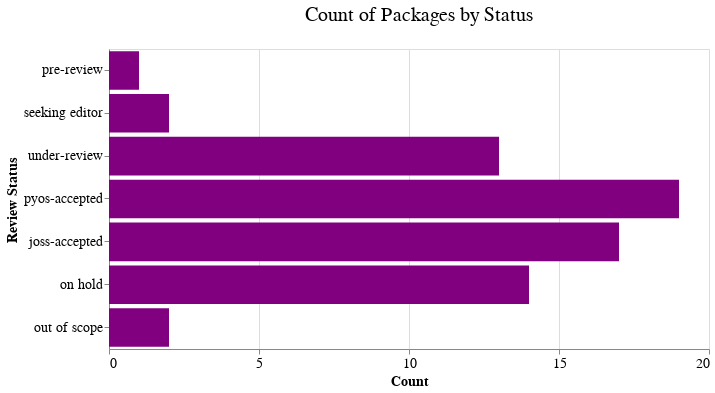

Notebook cell for this chart:
### Markdown cell above
## Current review status 

The plot below shows the status of our current open and closed reviews. 

A few of these numbers are a bit off (or out of sync with our project board)
But the numbers right now are close!

### Code cell
chart = (
    alt.Chart(review_status_ct)
    .mark_bar()
    .encode(
        y=alt.Y(
            "status",
            title="Review Status",
            sort=[
                "pre-review",
                "seeking editor",
                "under-review",
                "pyos-accepted",
                "joss-accepted",
                "on-hold",
                "out-of-scope",
            ],
        ),
        x=alt.X(
            "count",
            axis=alt.Axis(tickCount=5),
            title="Count",
            scale=alt.Scale(domain=[0, 20]),
        ),
        tooltip=[
            alt.Tooltip("status:N", title="Status"),
            alt.Tooltip("count:Q", title="Count"),
        ],
    )
    .properties(title="Count of Packages by Status", width="container")
)

# Display the chart
chart.show()

### Figure 1 — Vega-Lite specification as saved in the notebook (floating-point values rounded to 4 significant figures)
{"config": {"title": {"fontSize": 20, "font": "Poppins", "anchor": "middle", "color": "black", "fontWeight": 400, "dy": -20, "dx": 10}, "axis": {"labelFontSize": 14, "titleFontSize": 14, "titleFont": "Poppins", "labelFont": "Poppins"}, "axisX": {"labelAngle": 0}, "legend": {"labelFontSize": 12, "titleFontSize": 14, "titleFont": "Poppins", "labelFont": "Poppins"}, "bar": {"color": "purple", "fill": "purple"}, "line": {"color": "purple"}, "view": {"height": 300, "width": 600, "padding": {"top": 190, "left": 10, "right": 10, "bottom": 90}}}, "data": {"name": "data-89801c5aabba6da43e735b0c2f016355"}, "mark": {"type": "bar"}, "encoding": {"tooltip": [{"field": "status", "title": "Status", "type": "nominal"}, {"field": "count", "title": "Count", "type": "quantitative"}], "x": {"axis": {"tickCount": 5}, "field": "count", "scale": {"domain": [0, 20]}, "title": "Count", "type": "quantitative"}, "y": {"field": "status", "sort": ["pre-review", "seeking editor", "under-review", "pyos-accepted", "joss-accepted", "on-hold", "out-of-scope"], "title": "Review Status", "type": "nominal"}}, "title": "Count of Packages by Status", "width": "container", "$schema": "https://vega.github.io/schema/vega-lite/v5.17.0.json", "datasets": {"data-89801c5aabba6da43e735b0c2f016355": [{"status": "pyos-accepted", "count": 19}, {"status": "joss-accepted", "count": 17}, {"status": "on hold", "count": 14}, {"status": "under-review", "count": 13}, {"status": "seeking editor", "count": 2}, {"status": "out of scope", "count": 2}, {"status": "pre-review", "count": 1}]}}
